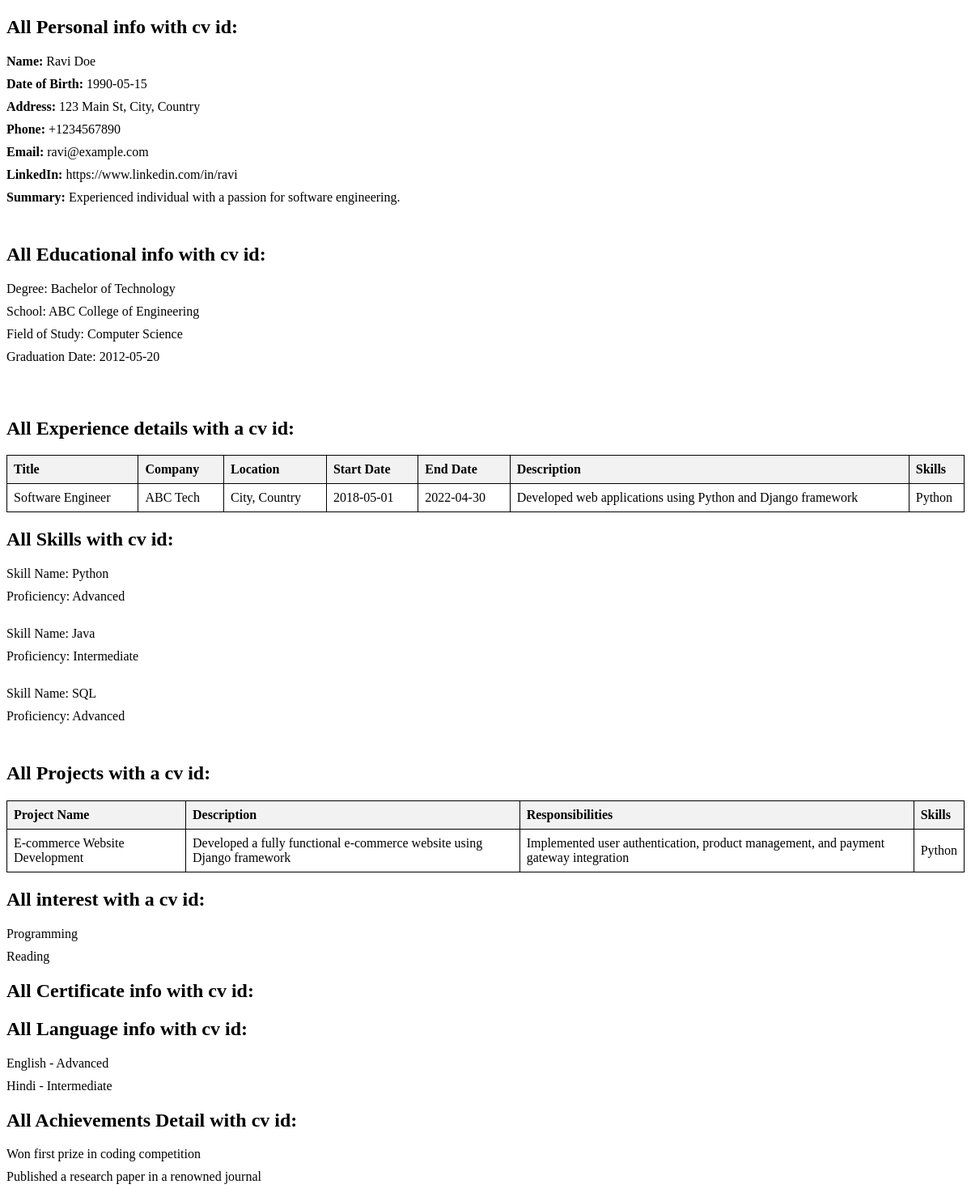
Page /queryall/1 on the committed database.
### app.py (models this page shows)
class PersonalInformation(db.Model):
    PersonalInfoID = db.Column(db.Integer, primary_key=True)
    Userid = db.Column(db.Integer, db.ForeignKey("user.Userid"), nullable=False)
    CV_ID = db.Column(
        db.Integer, db.ForeignKey("cv.CV_ID"), nullable=False
    )  # New column for CV ID
    Fname = db.Column(db.String(100), nullable=False)
    Lname = db.Column(db.String(100), nullable=False)
    DOB = db.Column(db.Date, nullable=False)
    Address = db.Column(db.String(255), nullable=False)
    Phn = db.Column(db.String(20), nullable=False)
    Email = db.Column(db.String(100), nullable=False)
    LinkedIn = db.Column(db.String(255))
    Summary = db.Column(db.Text)

class Education(db.Model):
    Edu_ID = db.Column(db.Integer, primary_key=True)
    CV_ID = db.Column(db.Integer, db.ForeignKey("cv.CV_ID"), nullable=False)
    Userid = db.Column(db.Integer, db.ForeignKey("user.Userid"), nullable=False)
    Degree = db.Column(db.String(255), nullable=False)
    School = db.Column(db.String(255), nullable=False)
    FieldofStudy = db.Column(db.String(255), nullable=False)
    Grad_date = db.Column(db.Date, nullable=True)

class Experience(db.Model):
    __tablename__ = "experience"
    ExpID = db.Column(db.Integer, primary_key=True)
    CV_ID = db.Column(db.Integer, db.ForeignKey("cv.CV_ID"), nullable=False)
    Userid = db.Column(db.Integer, db.ForeignKey("user.Userid"), nullable=False)
    current_job = db.Column(db.Boolean, default=False)
    title = db.Column(db.String(255), nullable=False)
    company = db.Column(db.String(255), nullable=False)
    location = db.Column(db.String(255), nullable=False)  # Renamed from Location
    start_date = db.Column(db.Date, nullable=False)  # Renamed from StartDate
    end_date = db.Column(db.Date, nullable=True)  # Renamed from EndDate
    description = db.Column(db.String(255), nullable=False)  # Renamed from Desc
    skill_id = db.Column(db.Integer, db.ForeignKey("skills.SkillID"))

class Skills(db.Model):
    __tablename__ = "skills"
    SkillID = db.Column(db.Integer, primary_key=True)
    Userid = db.Column(db.Integer, db.ForeignKey("user.Userid"), nullable=False)
    CV_ID = db.Column(db.Integer, db.ForeignKey("cv.CV_ID"), nullable=False)
    skill_name = db.Column(db.String(255), nullable=False)  # Renamed from Skillname
    proficiency = db.Column(db.String(255), nullable=False)

class Project(db.Model):
    ProjectID = db.Column(db.Integer, primary_key=True)
    CV_ID = db.Column(db.Integer, db.ForeignKey("cv.CV_ID"), nullable=False)
    Userid = db.Column(db.Integer, db.ForeignKey("user.Userid"), nullable=False)
    skill_id = db.Column(db.Integer, db.ForeignKey("skills.SkillID"))
    PrjtName = db.Column(db.String(255), nullable=False)
    Desc = db.Column(db.String(255), nullable=False)
    Responsibilities = db.Column(db.String(255), nullable=False)

class Interest(db.Model):
    CV_ID = db.Column(db.Integer, db.ForeignKey("cv.CV_ID"), nullable=False)
    InterestID = db.Column(db.Integer, primary_key=True)
    Userid = db.Column(db.Integer, db.ForeignKey("user.Userid"), nullable=False)
    interest_name = db.Column(db.String(255), nullable=False)

class Language(db.Model):
    CV_ID = db.Column(db.Integer, db.ForeignKey("cv.CV_ID"), nullable=False)
    LanguageID = db.Column(db.Integer, primary_key=True)
    Userid = db.Column(db.Integer, db.ForeignKey("user.Userid"), nullable=False)
    LangName = db.Column(db.String(100), nullable=False)
    Proficiency_Lang = db.Column(db.String(50), nullable=False)

class Achievement(db.Model):
    CV_ID = db.Column(db.Integer, db.ForeignKey("cv.CV_ID"), nullable=False)
    AchievID = db.Column(db.Integer, primary_key=True)
    Userid = db.Column(db.Integer, db.ForeignKey("user.Userid"), nullable=False)
    desc = db.Column(db.String(255), nullable=False)

### app.py (the view)
@app.route("/queryall/<int:cv_id>")
def queryall(cv_id):
    personal_info = PersonalInformation.query.filter_by(CV_ID=cv_id).all()
    education_details = Education.query.filter_by(CV_ID=cv_id).all()
    Skill_details = Skills.query.filter_by(CV_ID=cv_id).all()
    Certificates_details = Certificates.query.filter_by(CV_ID=cv_id).all()
    interest_details = Interest.query.filter_by(CV_ID=cv_id).all()
    language_details = Language.query.filter_by(CV_ID=cv_id).all()
    Achievement_details = Achievement.query.filter_by(CV_ID=cv_id).all()
    experiences = Experience.query.filter_by(CV_ID=cv_id).all()
    experience_skills = {}
    for experience in experiences:
        skill_ids = [
            experience.skill_id
        ]  # Assuming skill_id is a comma-separated string of skill IDs
        skill_names = [
            skill.skill_name
            for skill in Skills.query.filter(Skills.SkillID.in_(skill_ids))
        ]
        experience_skills[experience.ExpID] = skill_names
    projects = Project.query.filter_by(CV_ID=cv_id).all()
    project_skills = {}
    for project in projects:
        skill_ids = [
            project.skill_id
        ]  # Assuming skill_id is a comma-separated string of skill IDs
        skill_names = [
            skill.skill_name
            for skill in Skills.query.filter(Skills.SkillID.in_(skill_ids))
        ]
        project_skills[project.ProjectID] = skill_names
    return render_template(
        "Queries_all.html",
        Certificates_details=Certificates_details,
        personal_info=personal_info,
        education_details=education_details,
        experiences=experiences,
        experience_skills=experience_skills,
        Skill_details=Skill_details,
        projects=projects,
        project_skills=project_skills,
        interest_details=interest_details,
        language_details=language_details,
        Achievement_details=Achievement_details,
    )

### templates/Queries_all.html (shortened to what this page needs)
<!DOCTYPE html>
<html lang="en">
<head>
</head>
<body>
    <h2>All Personal info with cv id:</h2>
    <ul>
        {% for info in personal_info %}
            <li><strong>Name:</strong> {{ info.Fname }} {{ info.Lname }}</li>
            <li><strong>Date of Birth:</strong> {{ info.DOB }}</li>
            <li><strong>Address:</strong> {{ info.Address }}</li>
            <li><strong>Phone:</strong> {{ info.Phn }}</li>
            <li><strong>Email:</strong> {{ info.Email }}</li>
            <li><strong>LinkedIn:</strong> {{ info.LinkedIn }}</li>
            <li><strong>Summary:</strong> {{ info.Summary }}</li>
            <br>
        {% endfor %}
    </ul>
    <h2>All Educational info with cv id:</h2>
    <ul>
    {% for edu in education_details %}
        <li>Degree: {{ edu.Degree }}</li>
        <li>School: {{ edu.School }}</li>
        <li>Field of Study: {{ edu.FieldofStudy }}</li>
        <li>Graduation Date: {{ edu.Grad_date }}</li><br><br>
    {% endfor %}
    </ul>
    <h2>All Experience details with a cv id:</h2>
    <table>
        <thead>
            <tr>
                <th>Title</th>
                <th>Company</th>
                <th>Location</th>
                <th>Start Date</th>
                <th>End Date</th>
                <th>Description</th>
                <th>Skills</th>
            </tr>
        </thead>
        <tbody>
            {% for experience in experiences %}
                <tr>
                    <td>{{ experience.title }}</td>
                    <td>{{ experience.company }}</td>
                    <td>{{ experience.location }}</td>
                    <td>{{ experience.start_date }}</td>
                    <td>{{ experience.end_date }}</td>
                    <td>{{ experience.description }}</td>
                    <td>
                        {% for skill in experience_skills[experience.ExpID] %}
                            {{ skill }}{% if not loop.last %}, {% endif %}
                        {% endfor %}
                    </td>
                </tr>
            {% endfor %}
        </tbody>
    </table>
    <h2>All Skills with cv id:</h2>
    <ul>
    {% for skill in Skill_details %}
        <li>Skill Name: {{ skill.skill_name }}</li>
        <li>Proficiency: {{ skill.proficiency }}</li><br>
    {% endfor %}
    </ul>
    <h2>All Projects with a cv id:</h2>
    <table>
        <thead>
            <tr>
                <th>Project Name</th>
                <th>Description</th>
                <th>Responsibilities</th>
                <th>Skills</th>
            </tr>
        </thead>
        <tbody>
            {% for project in projects %}
                <tr>
                    <td>{{ project.PrjtName }}</td>
                    <td>{{ project.Desc }}</td>
                    <td>{{ project.Responsibilities }}</td>
                    <td>
                        {% for skill in project_skills[project.ProjectID] %}
                            {{ skill }}{% if not loop.last %}, {% endif %}
                        {% endfor %}
                    </td>
                </tr>
            {% endfor %}
        </tbody>
    </table>
    <h2>All interest with a cv id:</h2>
    <ul>
    {% for interest in interest_details %}
        <li>{{ interest.interest_name }}</li>
    {% endfor %}
    </ul>
    <h2>All Certificate info with cv id:</h2>
    <h2>All Language info with cv id:</h2>
    <ul>
    {% for language in language_details %}
        <li>{{ language.LangName }} - {{ language.Proficiency_Lang }}</li>
    {% endfor %}
    </ul>
    <h2>All Achievements Detail with cv id:</h2>
    <ul>
    {% for achievement in Achievement_details %}
        <li>{{ achievement.desc }}</li>
    {% endfor %}
    </ul>
</body>
</html>

### templates/Queries_all.html (style rules this page uses)
ul { list-style-type: none; padding: 0; }
li { margin-bottom: 10px; }
table { border-collapse: collapse; width: 100%; }
th, td { border: 1px solid black; padding: 8px; text-align: left; }
th { background-color: #f2f2f2; }
th:not(:last-child), td:not(:last-child) { padding-right: 20px; }

### rows in the picture
PersonalInformation: Fname "Ravi", Lname "Doe", DOB "1990-05-15", Address "123 Main St, City, Country", Phn "+1234567890", Email "ravi@example.com", LinkedIn "https://www.linkedin.com/in/ravi", Summary "Experienced individual with a passion for software engineering."
Education: Degree "Bachelor of Technology", School "ABC College of Engineering", FieldofStudy "Computer Science", Grad_date "2012-05-20"
Experience: title "Software Engineer", company "ABC Tech", location "City, Country", start_date "2018-05-01", end_date "2022-04-30", description "Developed web applications using Python and Django framework"
Skills: skill_name "Python", proficiency "Advanced"
Skills: skill_name "Java", proficiency "Intermediate"
Skills: skill_name "SQL", proficiency "Advanced"
Project: PrjtName "E-commerce Website Development", Desc "Developed a fully functional e-commerce website using Django framework", Responsibilities "Implemented user authentication, product management, and payment gateway integration"
Interest: interest_name "Programming"
Interest: interest_name "Reading"
Language: LangName "English", Proficiency_Lang "Advanced"
Language: LangName "Hindi", Proficiency_Lang "Intermediate"
Achievement: desc "Won first prize in coding competition"
Achievement: desc "Published a research paper in a renowned journal"
